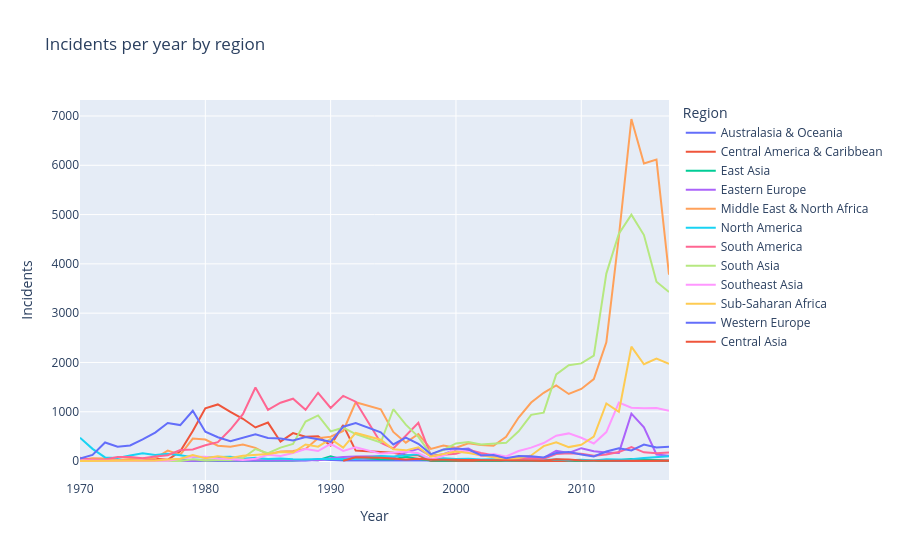
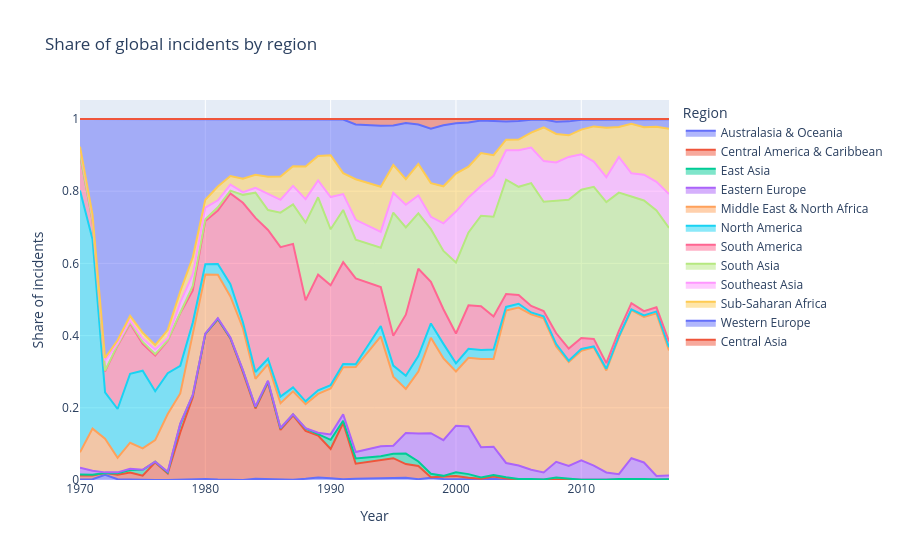
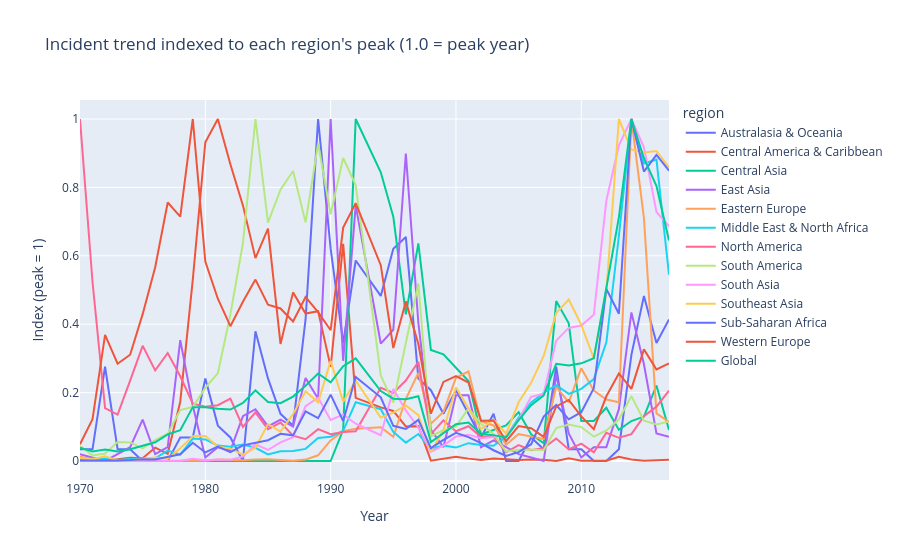

Notebook code for these charts, in order:
### Code cell
by_region = (data.groupby(["iyear", "region_txt"]).size()
                 .rename("incidents").reset_index())

px.line(by_region, x="iyear", y="incidents", color="region_txt",
        title="Incidents per year by region",
        labels={"iyear": "Year", "incidents": "Incidents", "region_txt": "Region"}).show()

# ---------- 3. Share of global incidents by region ----------
by_region["share"] = (by_region["incidents"]
                      / by_region.groupby("iyear")["incidents"].transform("sum"))

px.area(by_region, x="iyear", y="share", color="region_txt",
        title="Share of global incidents by region",
        labels={"iyear": "Year", "share": "Share of incidents", "region_txt": "Region"}).show()

# ---------- 4. Trend indexed to each region's own peak ----------
pivot = by_region.pivot(index="iyear", columns="region_txt", values="incidents").fillna(0)
global_series = pivot.sum(axis=1)

indexed = pivot.div(pivot.max())
indexed["Global"] = global_series / global_series.max()

px.line(indexed.reset_index().melt(id_vars="iyear", var_name="region", value_name="index"),
        x="iyear", y="index", color="region",
        title="Incident trend indexed to each region's peak (1.0 = peak year)",
        labels={"iyear": "Year", "index": "Index (peak = 1)"}).show()

# ---------- 5. Peak year per region ----------
peaks = (pivot.idxmax().rename("peak_year").to_frame()
              .join(pivot.max().rename("peak_incidents"))
              .sort_values("peak_incidents", ascending=False))
display(peaks)
